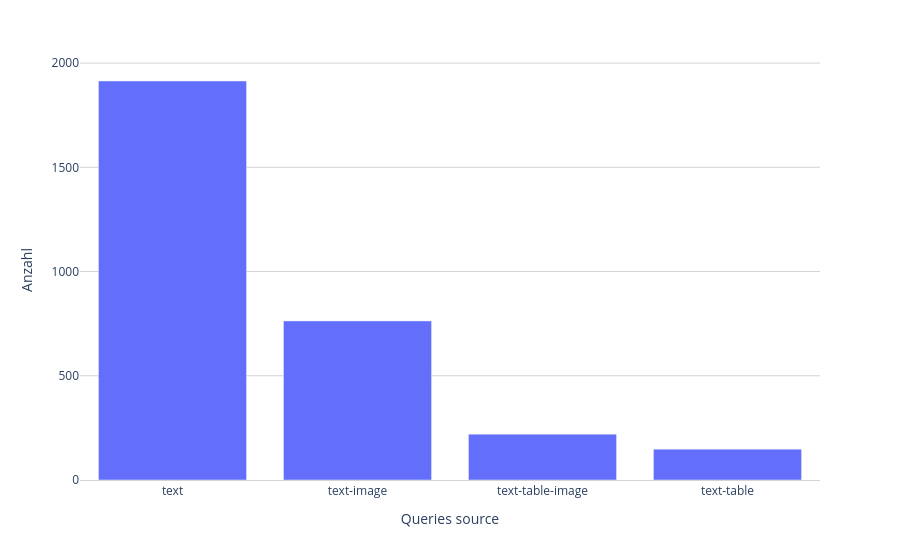

Here is the notebook cell this chart was saved with:
### Code cell
PX.bar(pd.DataFrame({"x": queries_source_value_counts.index.tolist(), "y": queries_source_value_counts.values.tolist()}), xaxes={'title': 'Queries source'}, yaxes={'title': 'Anzahl'})

### Figure 1 — Plotly figure (JSON) as saved in the notebook; plotly's stock layout.template omitted (floating-point values rounded to 4 significant figures)
{"data": [{"hovertemplate": "x=%{x}<br>y=%{y}<extra></extra>", "legendgroup": "", "marker": {"color": "#636efa", "pattern": {"shape": ""}}, "name": "", "orientation": "v", "showlegend": false, "textposition": "auto", "type": "bar", "x": ["text", "text-image", "text-table-image", "text-table"], "xaxis": "x", "y": [1914, 763, 220, 148], "yaxis": "y"}], "layout": {"barmode": "relative", "legend": {"tracegroupgap": 0}, "margin": {"t": 60}, "paper_bgcolor": "rgba(255, 255, 255, 1.0)", "plot_bgcolor": "rgba(255, 255, 255, 1.0)", "showlegend": true, "width": 900, "xaxis": {"anchor": "y", "domain": [0, 1], "linecolor": "LightGrey", "linewidth": 1, "showline": true, "title": {"text": "Queries source"}}, "yaxis": {"anchor": "x", "domain": [0, 1], "gridcolor": "LightGrey", "gridwidth": 1, "showgrid": true, "title": {"text": "Anzahl"}}}}
